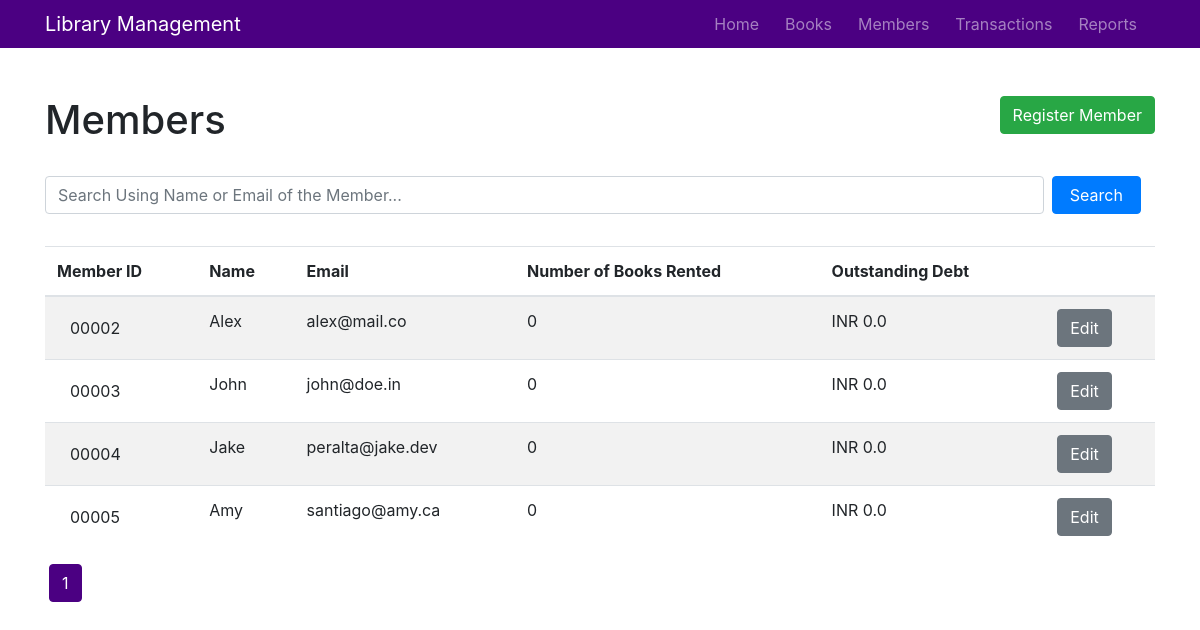
The app's page /members, older data.
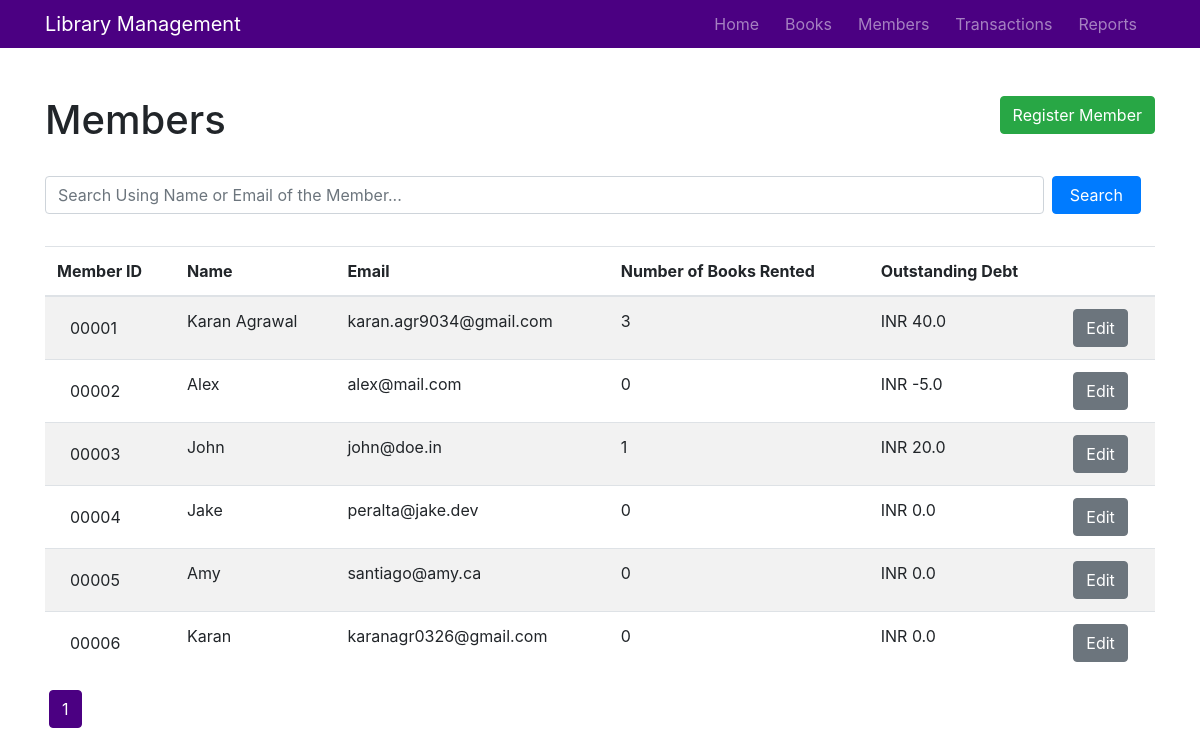
The same page, newer data.
### library_management/models.py (models this page shows, shortened)
class Member(db.Model):
    __tablename__ = 'member'
    member_id = db.Column(db.Integer, primary_key=True)
    name = db.Column(db.String(50), nullable=False)
    email = db.Column(db.String(150), nullable=False, unique=True)
    rented = db.Column(db.Integer, nullable=False, default=0)
    outstanding_dues = db.Column(db.Integer, nullable=False, default=0)
    total_paid = db.Column(db.Integer, nullable=False, default=0)
    transactions = db.relationship('Transaction', backref='member', lazy=True)

### library_management/members/routes.py (the view)
@members.route('/members')
def all_members():
    page = request.args.get('page', 1, type=int)
    members = Member.query.order_by(Member.member_id.asc()).paginate(page=page, per_page=20)
    return render_template("members.html", title="Members", members=members, data=members.items)

### library_management/templates/members.html
{% extends "layout.html" %}
{% block content %}
    <br>
    <a class="btn btn-success float-right" href="{{ url_for('members.register_member') }}">Register Member</a>
    <h1>Members</h1>
    <br>
    <form class="form-inline" action="/members/search" method="POST">
        <input name="search" type="text" class="form-control mb-2 mr-sm-2 search" placeholder="Search Using Name or Email of the Member...">
        <button type="submit" class="btn btn-primary mb-2 search">Search</button>
    </form>
    <br>
    {% if data %}
        <table class="table table-hover table-striped">
            <thead>
                <tr>
                    <th>Member ID</th>
                    <th>Name</th>
                    <th>Email</th>
                    <th>Number of Books Rented</th>
                    <th>Outstanding Debt</th>
                    <th></th>
                </tr>
            </thead>
            <tbody>
                {% for member in data %}
                <tr>
                    <td><span class="btn pull-right">{{"{:05d}".format(member.member_id)}}</span></td>
                    <td>{{member.name}}</td>
                    <td>{{member.email}}</td>
                    <td>{{member.rented}}</td>
                    <td>{{"INR {:.1f}".format(member.outstanding_dues)}}</td>
                    <td>
                        <button class="btn btn-secondary" onclick="window.location='/member/{{member.member_id}}/edit';">Edit</button>
                    </td>
                </tr>
                {% endfor %}
            </tbody>
        </table>
        {% if not title.startswith('Search') %}
            <div class="pagination">
                {% for page_num in members.iter_pages(left_edge=1, right_edge=1, left_current=2, right_current=3) %}
                    {% if page_num %}
                        {% if members.page==page_num %}
                            <a class="btn btn-danger mb-4" href="{{ url_for('members.all_members', page=page_num) }}">{{ page_num }}</a>
                        {% else %}
                            <a class="btn btn-outline-danger mb-4" href="{{ url_for('members.all_members', page=page_num) }}">{{ page_num }}</a>
                        {% endif %}
                    {% else %}
                        <p class="mt-3">...</p>
                    {% endif %}
                {% endfor %}
            </div>
        {% endif %}
    {% endif %}
{% endblock content %}

Row changes from the older to the newer data that the page shows:
added Member: member_id "00001", name "Karan Agrawal", email "karan.agr9034@gmail.com", rented "3", outstanding_dues "INR 40.0"
changed Member "Alex": email "alex@mail.co" → "alex@mail.com"; outstanding_dues "INR 0.0" → "INR -5.0"
changed Member "John": rented "0" → "1"; outstanding_dues "INR 0.0" → "INR 20.0"
added Member: member_id "00006", name "Karan", email "karanagr0326@gmail.com", rented "0", outstanding_dues "INR 0.0"
